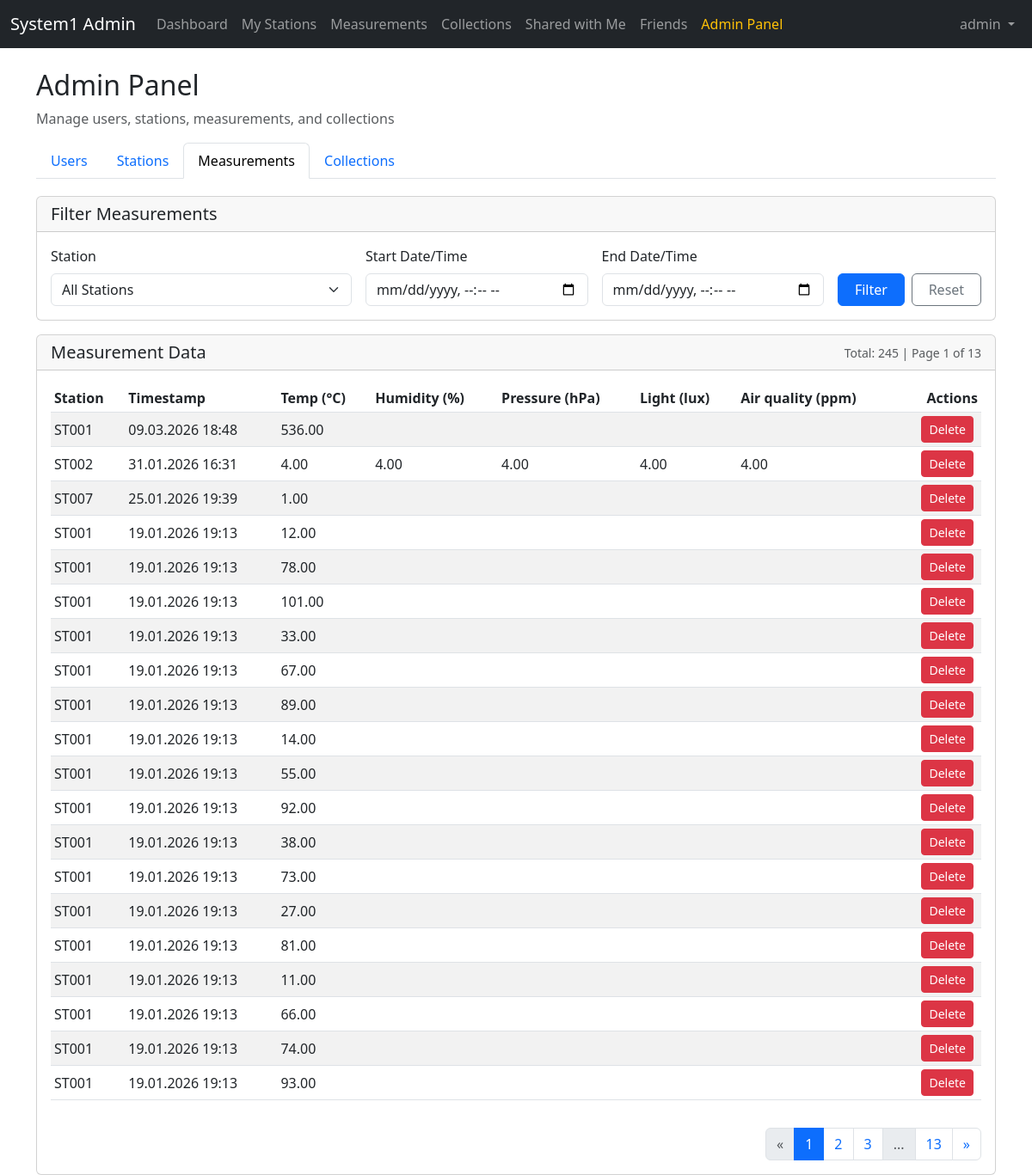
Page /admin/panel.php?tab=measurements (signed in) on the committed database.
### tables this page shows
CREATE TABLE `measurement` (
  `pk_measurementID` int(11) NOT NULL,
  `timestamp` datetime NOT NULL,
  `temperature` decimal(5,2) DEFAULT NULL,
  `humidity` decimal(5,2) DEFAULT NULL,
  `airPressure` decimal(6,2) DEFAULT NULL,
  `lightIntensity` decimal(6,2) DEFAULT NULL,
  `airQuality` decimal(6,2) DEFAULT NULL,
  `fk_station` varchar(50) NOT NULL
);

### includes/functions.php (called while the page is built, shortened)
<?php
function formatDateTime($datetime) {
    $dt = new DateTime($datetime);
    return $dt->format('d.m.Y H:i');
}
function e($string) {
    return htmlspecialchars($string, ENT_QUOTES, 'UTF-8');
}
?>

### services/measurements.php (called while the page is built, shortened)
<?php
function svc_adminGetMeasurements(
    mysqli $conn,
    ?string $stationSerial,
    ?string $startDateTime,
    ?string $endDateTime,
    int $limit,
    int $offset
): array {
    $sql = "
        SELECT
            pk_measurementID,
            `timestamp`,
            temperature,
            humidity,
            airPressure,
            lightIntensity,
            airQuality,
            fk_station
        FROM measurement
        WHERE 1=1
    ";
    $params = [];
    $types  = '';
    $sql     .= " ORDER BY `timestamp` DESC LIMIT ? OFFSET ?";
    $params[] = $limit;
    $types   .= 'i';
    $params[] = $offset;
    $types   .= 'i';
    $stmt = mysqli_prepare($conn, $sql);
    mysqli_stmt_bind_param($stmt, $types, ...$params);
    if (!mysqli_stmt_execute($stmt)) {
        $err = mysqli_error($conn);
        mysqli_stmt_close($stmt);
        throw new RuntimeException('Failed to execute measurement query: ' . $err);
    }
    $result = mysqli_stmt_get_result($stmt);
    $rows   = [];
    if ($result) {
        while ($row = mysqli_fetch_assoc($result)) {
            $rows[] = $row;
        }
    }
    return $rows;
}
function svc_adminCountMeasurements(
    mysqli $conn,
    ?string $stationSerial,
    ?string $startDateTime,
    ?string $endDateTime
): int {
    $sql = "
        SELECT COUNT(*) AS cnt
        FROM measurement
        WHERE 1=1
    ";
    $types  = '';
    $stmt = mysqli_prepare($conn, $sql);
    if (!mysqli_stmt_execute($stmt)) {
        $err = mysqli_error($conn);
        mysqli_stmt_close($stmt);
        throw new RuntimeException('Failed to execute measurement count query: ' . $err);
    }
    $result = mysqli_stmt_get_result($stmt);
    $count  = 0;
    if ($result) {
        $row   = mysqli_fetch_assoc($result);
        $count = (int)($row['cnt'] ?? 0);
    }
    return $count;
}

### admin/tabs/tab_measurements.php (the view, shortened to what this page needs)
<?php
require_once __DIR__ . '/../../services/measurements.php';
$filterStation    = $_GET['filter_station'] ?? '';
$filterStartLocal = $_GET['filter_start'] ?? '';
$filterEndLocal   = $_GET['filter_end'] ?? '';
$page = isset($_GET['page']) ? (int)$_GET['page'] : 1;
$perPage = 20;
$startMySQL = $filterStartLocal !== '' ? convertToMySQLDateTime($filterStartLocal) : null;
$endMySQL   = $filterEndLocal   !== '' ? convertToMySQLDateTime($filterEndLocal)   : null;
$measurements = [];
$totalCount  = 0;
$totalPages  = 1;
try {
    $totalCount = svc_adminCountMeasurements(
        $conn,
        $filterStation !== '' ? $filterStation : null,
        $startMySQL,
        $endMySQL
    );
    $totalPages = max(1, (int)ceil($totalCount / $perPage));
    $offset = ($page - 1) * $perPage;
    $measurements = svc_adminGetMeasurements(
        $conn,
        $filterStation !== '' ? $filterStation : null,
        $startMySQL,
        $endMySQL,
        $perPage,
        $offset
    );
} catch (Throwable $e) {
}
$queryBase = 'tab=measurements';
?>
<div class="card mb-3">
    <div class="card-header">
        <h5 class="mb-0">Filter Measurements</h5>
    </div>
    <div class="card-body">
        <form method="GET" action="">
            <div class="row g-3">
                <div class="col-md-4">
                    <label for="filter_station" class="form-label">Station</label>
                    <select class="form-select" id="filter_station" name="filter_station">
                        <option value="">All Stations</option>
                    </select>
                </div>
                <div class="col-md-3">
                    <label for="filter_start" class="form-label">Start Date/Time</label>
                    <input
                        type="datetime-local"
                        class="form-control"
                        id="filter_start"
                        name="filter_start"
                        value="<?php echo e($filterStartLocal); ?>"
                    >
                </div>
                <div class="col-md-3">
                    <label for="filter_end" class="form-label">End Date/Time</label>
                    <input
                        type="datetime-local"
                        class="form-control"
                        id="filter_end"
                        name="filter_end"
                        value="<?php echo e($filterEndLocal); ?>"
                    >
                </div>
                <div class="col-md-2 d-flex align-items-end">
                    <div class="d-flex w-100 gap-2">
                        <button type="submit" class="btn btn-primary flex-fill">
                            Filter
                        </button>
                        <a href="/admin/panel.php?tab=measurements" class="btn btn-outline-secondary flex-fill">
                            Reset
                        </a>
                    </div>
                </div>
            </div>
        </form>
    </div>
</div>
<div class="card">
    <div class="card-header d-flex justify-content-between align-items-center">
        <h5 class="mb-0">Measurement Data</h5>
        <small class="text-muted">
            Total: <?php echo (int)$totalCount; ?> | Page <?php echo (int)$page; ?> of <?php echo (int)$totalPages; ?>
        </small>
    </div>
    <div class="card-body">
        <?php if (empty($measurements)): ?>
            <p class="text-muted">No measurements found for the selected filters.</p>
        <?php else: ?>
            <div class="table-responsive">
                <table class="table table-striped table-sm align-middle">
                    <thead>
                        <tr>
                            <th>Station</th>
                            <th>Timestamp</th>
                            <th>Temp (°C)</th>
                            <th>Humidity (%)</th>
                            <th>Pressure (hPa)</th>
                            <th>Light (lux)</th>
                            <th>Air quality (ppm)</th>
                            <th class="text-end">Actions</th>
                        </tr>
                    </thead>
                    <tbody>
                        <?php foreach ($measurements as $m): ?>
                            <tr id="measurement-row-<?php echo e($m['pk_measurementID']); ?>">
                                <td><?php echo e($m['fk_station']); ?></td>
                                <td><?php echo formatDateTime($m['timestamp']); ?></td>
                                <td><?php echo e($m['temperature']); ?></td>
                                <td><?php echo e($m['humidity']); ?></td>
                                <td><?php echo e($m['airPressure']); ?></td>
                                <td><?php echo e($m['lightIntensity']); ?></td>
                                <td><?php echo e($m['airQuality']); ?></td>
                                <td class="table-actions text-end">
                                    <button
                                        type="button"
                                        class="btn btn-sm btn-danger btn-delete-measurement"
                                        data-bs-toggle="modal"
                                        data-bs-target="#deleteMeasurementModal"
                                        data-id="<?php echo e($m['pk_measurementID']); ?>"
                                    >
                                        Delete
                                    </button>
                                </td>
                            </tr>
                        <?php endforeach; ?>
                    </tbody>
                </table>
            </div>
            <?php if ($totalPages > 1): ?>
                <nav aria-label="Measurements pagination" class="mt-3">
                    <ul class="pagination justify-content-end mb-0">
                        <li class="page-item <?php echo ($page <= 1) ? 'disabled' : ''; ?>">
                            <?php if ($page > 1): ?>
                                <a class="page-link" href="?<?php echo $queryBase; ?>&page=<?php echo $page - 1; ?>">&laquo;</a>
                            <?php else: ?>
                                <span class="page-link">&laquo;</span>
                            <?php endif; ?>
                        </li>
                        <?php
                        if ($totalPages <= 7) {
                            for ($p = 1; $p <= $totalPages; $p++) {
                                if ($p === $page) {
                                    echo '<li class="page-item active"><span class="page-link">' . $p . '</span></li>';
                                } else {
                                    echo '<li class="page-item"><a class="page-link" href="?' . $queryBase . '&page=' . $p . '">' . $p . '</a></li>';
                                }
                            }
                        } else {
                            if ($page === 1) {
                                echo '<li class="page-item active"><span class="page-link">1</span></li>';
                            } else {
                                echo '<li class="page-item"><a class="page-link" href="?' . $queryBase . '&page=1">1</a></li>';
                            }
                            $window = 2;
                            $start  = max(2, $page - $window);
                            $end    = min($totalPages - 1, $page + $window);
                            for ($p = $start; $p <= $end; $p++) {
                                if ($p === $page) {
                                    echo '<li class="page-item active"><span class="page-link">' . $p . '</span></li>';
                                } else {
                                    echo '<li class="page-item"><a class="page-link" href="?' . $queryBase . '&page=' . $p . '">' . $p . '</a></li>';
                                }
                            }
                            if ($end < $totalPages - 1) {
                                echo '<li class="page-item disabled"><span class="page-link">...</span></li>';
                            }
                            if ($totalPages === $page) {
                                echo '<li class="page-item active"><span class="page-link">' . $totalPages . '</span></li>';
                            } else {
                                echo '<li class="page-item"><a class="page-link" href="?' . $queryBase . '&page=' . $totalPages . '">' . $totalPages . '</a></li>';
                            }
                        }
                        ?>
                        <li class="page-item <?php echo ($page >= $totalPages) ? 'disabled' : ''; ?>">
                            <?php if ($page < $totalPages): ?>
                                <a class="page-link" href="?<?php echo $queryBase; ?>&page=<?php echo $page + 1; ?>">&raquo;</a>
                            <?php else: ?>
                                <span class="page-link">&raquo;</span>
                            <?php endif; ?>
                        </li>
                    </ul>
                </nav>
            <?php endif; ?>
        <?php endif; ?>
    </div>
</div>

### assets/css/style.css (style rules this page uses)
body { min-height: 100vh; display: flex; flex-direction: column; }
.table-actions { white-space: nowrap; }
.table-actions .btn { margin-right: 5px; }

### admin/tabs/tab_measurements.php (style rules this page uses)
.table td, .table th { white-space: nowrap; }
.table-responsive { overflow-x: auto; }

### rows in the picture
measurement: fk_station "ST001", timestamp "09.03.2026 18:48", temperature "536.00"
measurement: fk_station "ST002", timestamp "31.01.2026 16:31", temperature "4.00", humidity "4.00", airPressure "4.00", lightIntensity "4.00", airQuality "4.00"
measurement: fk_station "ST007", timestamp "25.01.2026 19:39", temperature "1.00"
measurement: fk_station "ST001", timestamp "19.01.2026 19:13", temperature "12.00"
measurement: fk_station "ST001", timestamp "19.01.2026 19:13", temperature "78.00"
measurement: fk_station "ST001", timestamp "19.01.2026 19:13", temperature "101.00"
measurement: fk_station "ST001", timestamp "19.01.2026 19:13", temperature "33.00"
measurement: fk_station "ST001", timestamp "19.01.2026 19:13", temperature "67.00"
measurement: fk_station "ST001", timestamp "19.01.2026 19:13", temperature "89.00"
measurement: fk_station "ST001", timestamp "19.01.2026 19:13", temperature "14.00"
measurement: fk_station "ST001", timestamp "19.01.2026 19:13", temperature "55.00"
measurement: fk_station "ST001", timestamp "19.01.2026 19:13", temperature "92.00"
measurement: fk_station "ST001", timestamp "19.01.2026 19:13", temperature "38.00"
measurement: fk_station "ST001", timestamp "19.01.2026 19:13", temperature "73.00"
measurement: fk_station "ST001", timestamp "19.01.2026 19:13", temperature "27.00"
measurement: fk_station "ST001", timestamp "19.01.2026 19:13", temperature "81.00"
measurement: fk_station "ST001", timestamp "19.01.2026 19:13", temperature "11.00"
measurement: fk_station "ST001", timestamp "19.01.2026 19:13", temperature "66.00"
measurement: fk_station "ST001", timestamp "19.01.2026 19:13", temperature "74.00"
measurement: fk_station "ST001", timestamp "19.01.2026 19:13", temperature "93.00"

### other values in the picture
$_SESSION['full_name'] "System1 Admin"
$_SESSION['username'] "admin"
$totalCount "245"
$page "1"
$totalPages "13"
